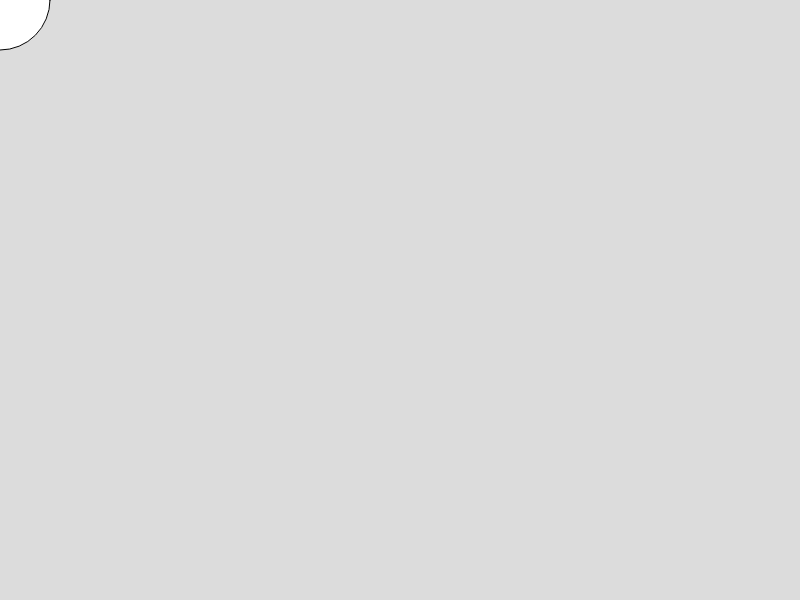
Frame 1 (no input)
Frame 60 (no input): identical to frame 1, image omitted
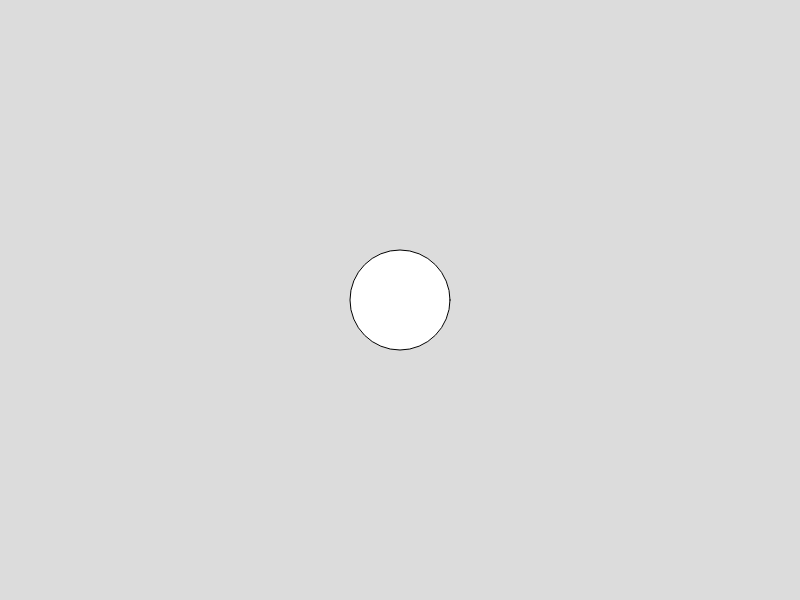
Frame 120 (the mouse pressed at the canvas centre since frame 60)

The p5.js sketch that drew these frames (run headless with seeded random() and noise() and a simulated clock; from frame 60 on, the mouse is pressed at the canvas centre):

// p5.js sketch
// ── sketch.js
function setup() {
  createCanvas(800, 600);
}

function draw() {
  background(220);
  ellipse(mouseX, mouseY, 100, 100);
}
